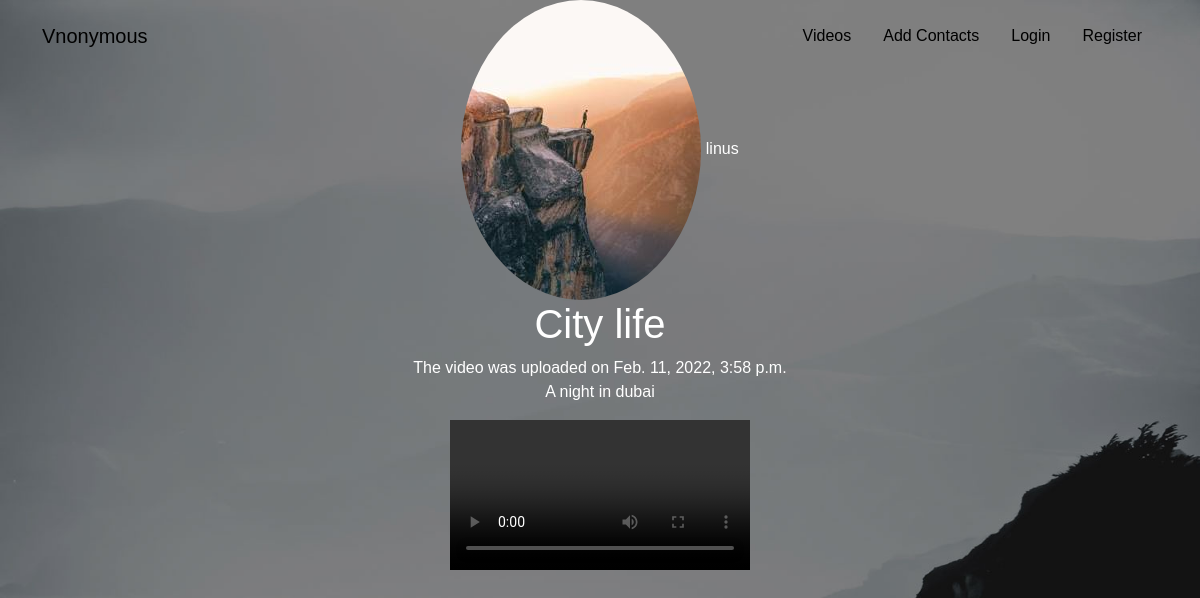
Screenshot of /video/2/ with the database file from the repository.
### stream/models.py (models this page shows, shortened)
class VidStream(models.Model):
    streamer = models.ForeignKey(User, on_delete=models.CASCADE)
    title = models.CharField(max_length=300)
    description = models.TextField(max_length=600)
    upload_date = models.DateTimeField(default=timezone.now)
    video = models.FileField(upload_to='')

class Profile(models.Model):
    user = models.OneToOneField(User, on_delete=models.CASCADE)
    image = models.ImageField(default="mountain.jpg", upload_to='profile-pics')

### stream/views.py (the view)
# urls.py: path('video/<int:pk>/', VideoDetailView.as_view(), name="video-detail"),
class VideoDetailView(DetailView):
    template_name = "stream/video-detail.html"
    model = VidStream

### stream/templates/stream/video-detail.html (shortened to what this page needs)
{% extends 'stream/base.html' %}
{% block content %}
    <div>
        <img class="rounded-circle border-dark" src="{{ object.streamer.profile.image.url }}">
        <h12>{{ object.streamer.username }}</h12>
    </div>
    <div>
        <h1>{{ object.title }}</h1>
        <h12>The video was uploaded on {{ object.upload_date }}</h12>
        <p>{{ object.description}}</p>
        <video controls>
            <source src="{{ object.video.url }}" type="video/mp4">
        </video>
    </div>
{% endblock content %}

### stream/static/css/style.css (style rules this page uses)
body { background: whitesmoke; font-family: Arial, Helvetica, sans-serif; }
div { text-align: center; }
#page-top { color: white; }

### stream/static/css/logoutUI.css (style rules this page uses)
body { height:100%; margin:0; padding:0; }

### rows the page displays
VidStream: streamer.profile.image (picture), streamer.username "linus", title "City life", upload_date "Feb. 11, 2022, 3:58 p.m.", description "A night in dubai"
